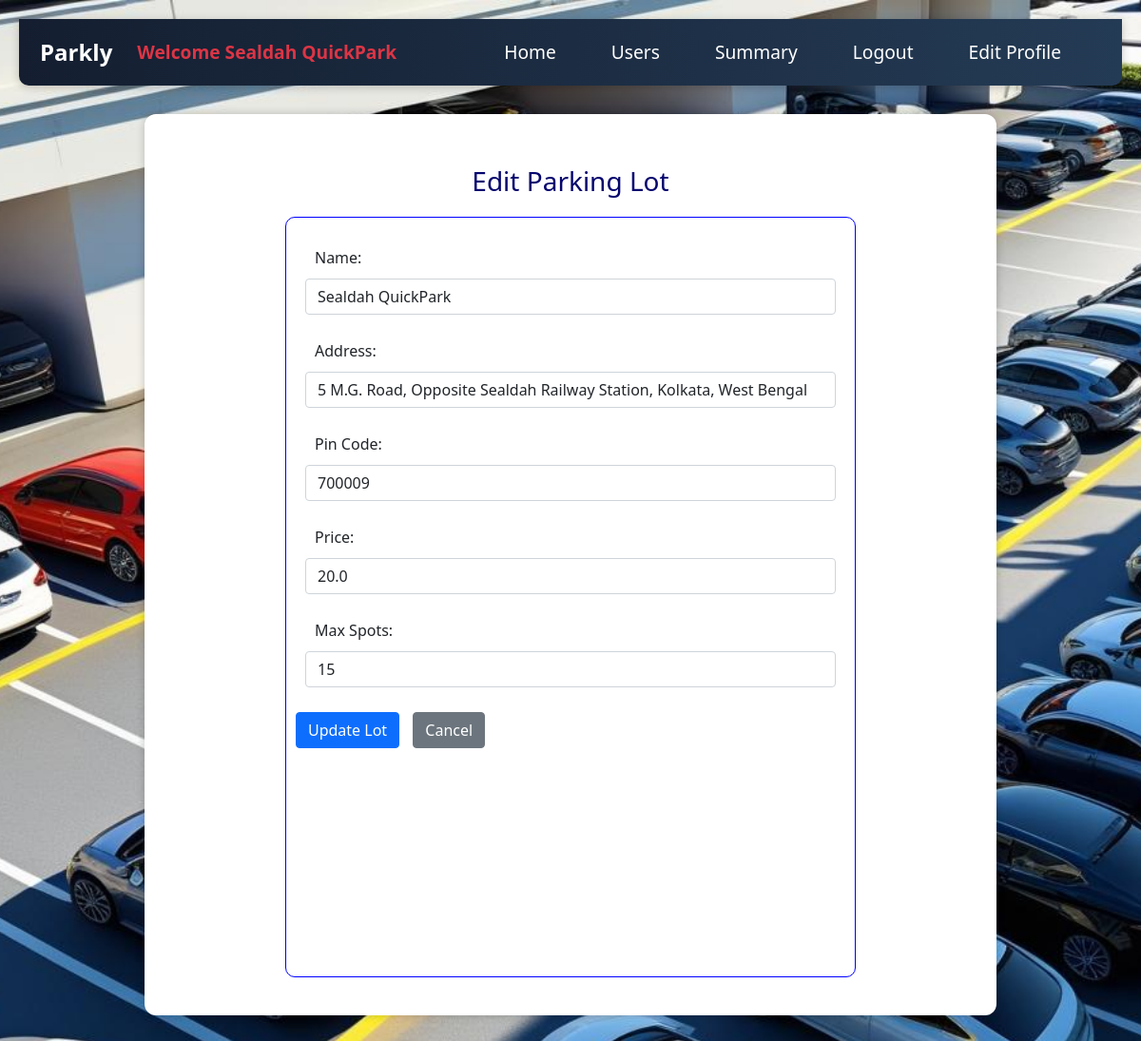
/edit_parking_lot/1/Sealdah QuickPark (signed in), run on the app's committed database.
### backend/models.py (models this page shows)
class Parking_lot(db.Model):
    __tablename__="parking_lot"
    id=db.Column(db.Integer,primary_key=True)
    name=db.Column(db.String,nullable=False)
    address=db.Column(db.String,nullable=False)
    pin_code=db.Column(db.Integer,nullable=False)
    price=db.Column(db.Float,default=0.0)
    max_spots=db.Column(db.Integer,nullable=False)
    spots=db.relationship("Parking_spot",cascade="all,delete",backref="parking_lot",lazy=True) # parking lot can access it's all spots
    reservations=db.relationship("Reservation",cascade="all,delete",backref="parking_lot",lazy=True) # parking lot can access it's all reservation

### backend/controllers.py (the view, shortened to what this page needs)
@app.route("/edit_parking_lot/<int:lot_id>/<name>", methods=["GET", "POST"])
@login_required
def edit_parking_lot(lot_id, name):
    lot = Parking_lot.query.get_or_404(lot_id)
    return render_template("edit_parking_lot.html", lot=lot, name=name)

### backend/controllers.py (called while the page is built)
@login_manager.user_loader
def load_user(user_id):
    return User.query.get(int(user_id))

### templates/edit_parking_lot.html
{% extends "admin_layout.html" %}
{% block content %}
<div class="main-content">
<div class="container mt-4">
    <h3 class="center">Edit Parking Lot</h3>
    <form method="POST">
      <div class="input_form">
        <div class="mb-3">
            <label>Name:</label>
            <input type="text" name="name" class="form-control" value="{{ lot.name }}" required>
        </div>
        <div class="mb-3">
            <label>Address:</label>
            <input type="text" name="address" class="form-control" value="{{ lot.address }}" required>
        </div>
        <div class="mb-3">
            <label>Pin Code:</label>
            <input type="number" name="pin_code" class="form-control" value="{{ lot.pin_code }}" required>
        </div>
        <div class="mb-3">
            <label>Price:</label>
            <input type="number" step="0.01" name="price" class="form-control" value="{{ lot.price }}" required>
        </div>
        <div class="mb-3">
            <label>Max Spots:</label>
            <input type="number" name="max_spots" class="form-control" value="{{ lot.max_spots }}" required>
        </div>
        <button type="submit" class="btn btn-primary">Update Lot</button>
        <a href="{{ url_for('admin_dashboard', name=name) }}" class="btn btn-secondary">Cancel</a>
      </div>
    </form>
</div>
</div>
{% endblock %}

### templates/admin_layout.html (shortened to what this page needs)
<!DOCTYPE html>
<html>
    <head>
        <link rel="stylesheet" href="/static/styles/main.css">
        <link rel="stylesheet" href="/static/styles/admin.css">
        <link href="https://cdn.jsdelivr.net/npm/bootstrap@5.0.2/dist/css/bootstrap.min.css" rel="stylesheet">
    </head>
    <body class="admin-dashboard">
            <nav class="navbar navbar-expand-lg navbar-dark slim-navbar ">
                <div class="container-fluid">
                    <a class="navbar-brand fw-bold fs-4 text-white" href="/">Parkly</a>
                    <span class="navbar-brand fw-bold text-danger">Welcome {{name}}</span>
                    <div class="d-flex align-items-center ms-auto">
                        <a class="nav-link text-white me-3" href="{{ url_for('admin_dashboard', name=name) }}">Home</a>
                        <a class="nav-link text-white me-3" href="{{ url_for('admin_users', name=name) }}">Users</a>
                        <a class="nav-link text-white me-3" href="{{ url_for('admin_summary', name=name) }}">Summary</a>
                        <a class="nav-link text-white me-3" href="{{ url_for('logout') }}">Logout</a>
                        <div class="ms-auto">
                            <a href="{{ url_for('edit_profile', name=name) }}" class="nav-link text-white me-3">Edit Profile</a>
                        </div>
                    </div>
                </div>
            </nav>
            <div class="my_panel">
                {% block content %}{% endblock %}
            </div>
    </body>
</html>

### static/styles/main.css (style rules this page uses)
* { margin: 10px; padding: 0; box-sizing: border-box; }
body { font-family: Arial, sans-serif; }
.my_panel { width: 80%; margin: auto; height: auto; }
.input_form { border: 1px solid blue; width: 600px; height: 800px; margin: auto; margin-top: 20px; padding: 10px; border-radius: 10px; font-size: 16px; text-align: justify; }
.center { text-align: center; margin: auto; color: rgb(5, 5, 110); }
.navbar { background: linear-gradient(to right, #141e30, #243b55); box-shadow: 0 2px 10px rgba(0, 0, 0, 0.2); border-radius: 0 0 10px 10px; height: 70px; }
.slim-navbar { padding-top: 0 !important; padding-bottom: 0 !important; min-height: 40px; }
.slim-navbar .navbar-brand, .slim-navbar .nav-link { font-size: 1.2rem; padding-top: 0.25rem; padding-bottom: 0.25rem; }

### static/styles/admin.css (style rules this page uses)
.admin-dashboard { background: url('/static/images/parking-bg3.jpg') no-repeat center center fixed; background-size: cover; min-height: 100vh; }
.admin-dashboard .main-content { background-color: white; padding: 30px; border-radius: 12px; margin: 30px auto; width: 95%; box-shadow: 0 0 10px rgba(0, 0, 0, 0.2); }

### data on the page
Parking_lot: name "Sealdah QuickPark", address "5 M.G. Road, Opposite Sealdah Railway Station, Kolkata, West Bengal", pin_code "700009", price "20.0", max_spots "15"
